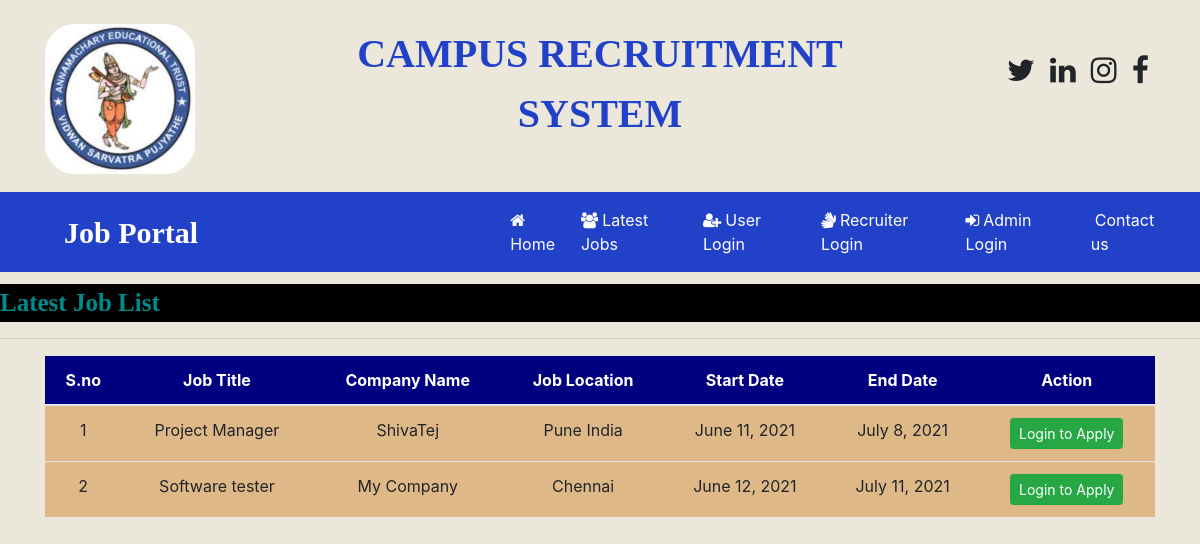
The page /latest_jobs/ on the database as committed earlier.
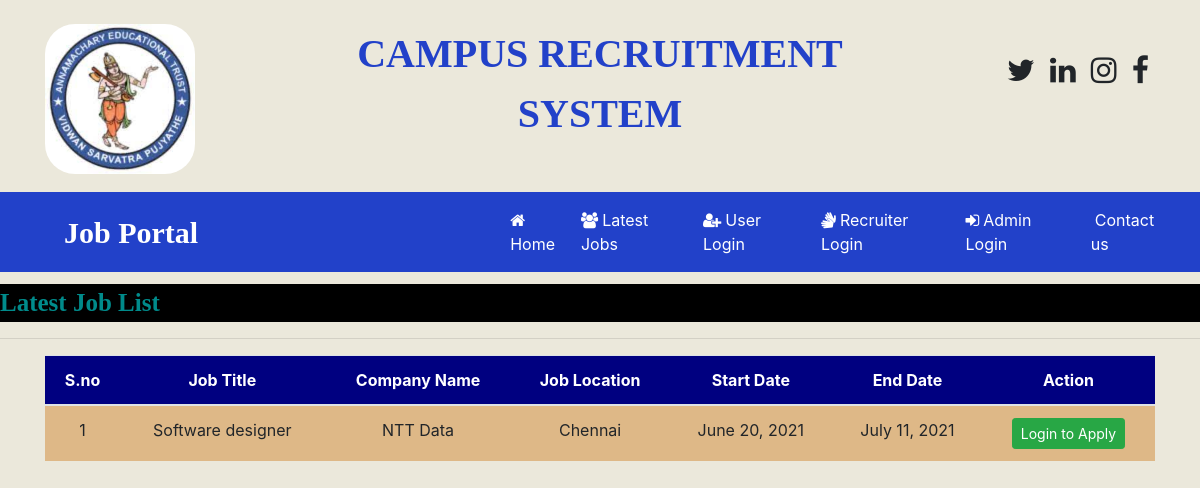
The same page on the database as committed later.
### OnlinejobportalApp/models.py (models this page shows, shortened)
class Job(models.Model):
	recruiter =models.ForeignKey(Recruiter,on_delete=models.CASCADE)
	start_date = models.DateField()
	end_date = models.DateField()
	title =models.CharField(max_length=100)
	salary = models.FloatField(null=True)
	image = models.FileField()
	description = models.CharField(max_length=300)
	experience = models.CharField(max_length=50)
	location = models.CharField(max_length=100)
	skills = models.CharField(max_length=100)
	creationdate = models.DateField()
	company = models.CharField(max_length=100)

class Recruiter(models.Model):
	user =models.ForeignKey(User,on_delete=models.CASCADE)
	mobile = models.CharField(max_length=10,null=True)
	image= models.FileField(null=True)
	gender=models.CharField(max_length=10,null=True)
	company = models.CharField(max_length=100,null=True)
	type = models.CharField(max_length=10,null=True)
	status = models.CharField(max_length=20,null=True)

### OnlinejobportalApp/views.py (the view)
# urls.py: path('latest_jobs/',views.latest_jobs,name='latest_jobs'),
def latest_jobs(request):
	job = Job.objects.all().order_by('start_date')
	d={'job':job}
	return render(request,'html/latest_jobs.html',d)

### OnlinejobportalApp/templates/html/latest_jobs.html (shortened to what this page needs)
{% load static %}
{% block body %}
{% include 'html/navbar.html' %}
<marquee style="font-family: 'Algerian'; font-size: 25px; color: darkcyan; background-color: black;font-weight: bold;margin-top: 1%">
	Latest Job List
</marquee>
<hr>
<div class="container">
<table class="table table-hover" id="example">
	<thead>
		<tr style = "background-color: #000080;color:white">
			<th>S.no</th>
			<th>Job Title</th>
			<th>Company Name</th>
			<th>Job Location</th>
			<th>Start Date</th>
			<th>End Date</th>
			<th>Action</th>
		</tr>
	</thead>
	<tbody>
		{% for i in job %}
		<tr style = "background-color: #DEB887">
			<td>{{forloop.counter}}</td>
			<td>{{i.title}}</td>
			<td>{{i.recruiter.company}}</td>
			<td>{{i.location}}</td>
			<td>{{i.start_date}}</td>
			<td>{{i.end_date}}</td>
            <td><a href="{% url 'user_login' %}" class="btn btn-success btn-sm " >Login to Apply</a>
		</tr>
		{% endfor %}
	</tbody>
</table>
</div>
{% endblock %}

Rows that differ between the two databases and show on the page:
removed Job: title "Project Manager", recruiter.company "ShivaTej", location "Pune India", start_date "June 11, 2021", end_date "July 8, 2021"
changed Job "Chennai": title "Software tester" → "Software designer"; recruiter.company "My Company" → "NTT Data"; start_date "June 12, 2021" → "June 20, 2021"
